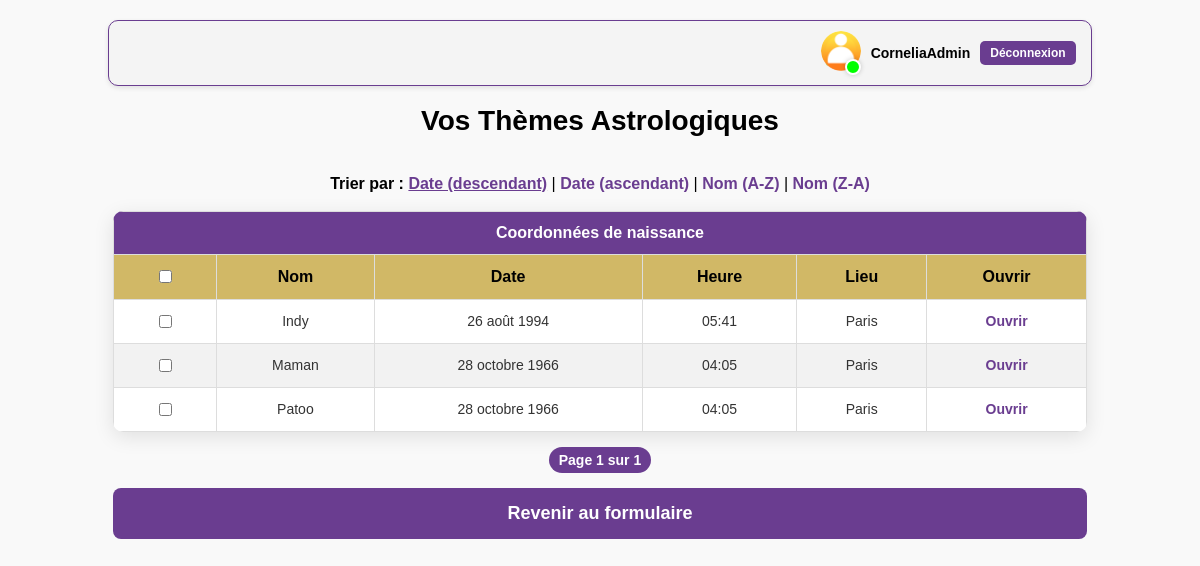
The app's page /themes/ (signed in), older data.
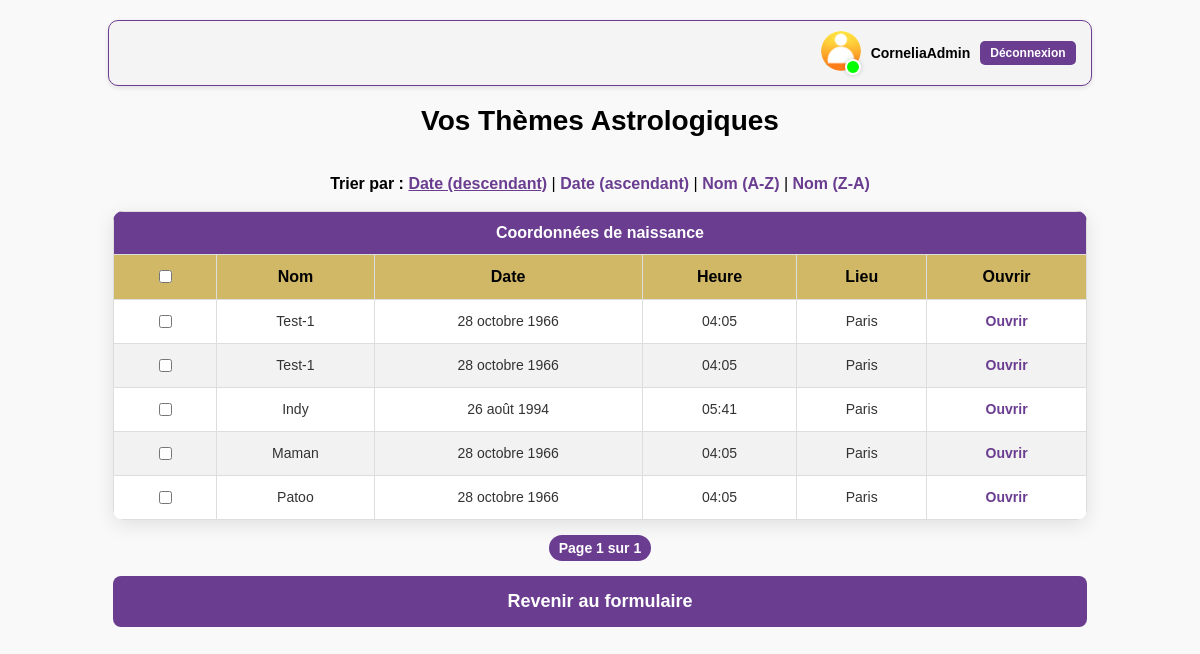
The same page, newer data.
### astroapp/models.py (models this page shows, shortened)
class CustomUser(AbstractUser):
    email = models.EmailField(unique=True)  # Assure l'unicité de l'email

class ThemeAstrologique(models.Model):
    utilisateur = models.ForeignKey(CustomUser, on_delete=models.CASCADE)
    name = models.CharField(max_length=255)
    birthdate = models.DateField()
    birthtime = models.TimeField()
    country_of_birth = models.CharField(max_length=255)
    city_of_birth = models.CharField(max_length=255)
    date_de_creation = models.DateTimeField(auto_now_add=True)

### astroapp/views.py (the view)
# urls.py: path('themes/', views.liste_themes, name='liste_themes'),
@login_required
def liste_themes(request):
    sort = request.GET.get('sort', '-date_de_creation')
    allowed_sorts = ['name', 'date_de_creation', '-date_de_creation', '-name']
    if sort not in allowed_sorts:
        sort = '-date_de_creation'  # Revenir au tri par défaut si le paramètre est invalide
    themes = ThemeAstrologique.objects.filter(utilisateur=request.user).order_by(sort)
    paginator = Paginator(themes, 10)  # 10 thèmes par page
    page_number = request.GET.get('page')  # Récupérer le numéro de page dans l'URL
    page_obj = paginator.get_page(page_number)  # Obtenir la page correspondante
    return render(request, 'liste_themes.html', {
        'page_obj': page_obj,  # Objets de la page actuelle
        'current_sort': sort,  # Critère de tri actuel
    })

### astroapp/templates/liste_themes.html (shortened to what this page needs)
{% load static %}
<!DOCTYPE html>
<html lang="fr">
<head>
</head>
<body>
<div class="auth-user">
    {% if user.is_authenticated %}
        <div class="auth-logged-in">
            <div style="position: relative; display: inline-block;">
                <img src="{% static 'images/user-icons/user-icon-orange.png' %}" alt="Icône utilisateur" class="user-icon">
                <div class="status-indicator"></div>
            </div>
            <span class="user-name">{{ user.username }}</span>
            <a href="{% url 'deconnexion' %}" class="logout-btn">Déconnexion</a>
        </div>
    {% else %}
        <div class="auth-links">
            <a href="{% url 'connexion' %}" class="auth-btn">Connexion</a>
            <a href="{% url 'inscription' %}" class="auth-btn">S'inscrire</a>
        </div>
    {% endif %}
</div>
    <h1>Vos Thèmes Astrologiques</h1>
<br>
<div class="div-tri">
<div class="tri-options">
    <strong>Trier par :</strong>
    <a href="?sort=-date_de_creation" {% if current_sort == '-date_de_creation' %}class="active"{% endif %}>Date (descendant)</a> |
    <a href="?sort=date_de_creation" {% if current_sort == 'date_de_creation' %}class="active"{% endif %}>Date (ascendant)</a> |
    <a href="?sort=name" {% if current_sort == 'name' %}class="active"{% endif %}>Nom (A-Z)</a> |
    <a href="?sort=-name" {% if current_sort == '-name' %}class="active"{% endif %}>Nom (Z-A)</a>
</div>
</div>
<br>
<div>
<table>
    <tr>
        <th colspan="6">Coordonnées de naissance</th>
    </tr>
    <tr>
        <th class="div-birth-details">
            <input type="checkbox" id="selectAll" />
        </th>
        <th class="div-birth-details">Nom</th>
        <th class="div-birth-details">Date</th>
        <th class="div-birth-details">Heure</th>
        <th class="div-birth-details">Lieu</th>
        <th class="div-birth-details">Ouvrir</th>
    </tr>
    {% for theme in page_obj %}
    <tr>
        <td>
           <input type="checkbox" class="theme-checkbox" data-id="{{ theme.id }}" />
        </td>
        <td>{{ theme.name }}</td>
        <td>{{ theme.birthdate }}</td>
        <td>{{ theme.birthtime }}</td>
        <td>{{ theme.city_of_birth }}</td>
        <td>
            <a href="{% url 'ouvrir_theme' theme.id %}">Ouvrir</a>
        </td>
    </tr>
    {% empty %}
    <tr>
        <td colspan="6">Aucun thème trouvé.</td>
    </tr>
    {% endfor %}
</table>
</div>
<div class="pagination">
    <span class="step-links">
        <span class="current">
            Page {{ page_obj.number }} sur {{ page_obj.paginator.num_pages }}
        </span>
    </span>
</div>
<div>
<a href="{% url 'birth_data' %}" class="btn-retour-formulaire">Revenir au formulaire</a>
</div>
</body>
</html>

### astroapp/templates/liste_themes.html (style rules this page uses)
.auth-user { display: flex; align-items: center; justify-content: flex-end; gap: 10px; padding: 10px 15px; background-color: #f4f4f4; border:#6A3D90 1px solid; border-radius: 10px; box-shadow: 0 2px 5px rgba(0, 0, 0, 0.1); width: 82%; margin: 0 auto; }
.auth-logged-in { display: flex; align-items: center; gap: 10px; }
.user-icon { width: 40px; height: 40px; border-radius: 50%; object-fit: cover; }
.status-indicator { position: absolute; bottom: 0; right: 0; width: 12px; height: 12px; background-color: #00ff00; border: 2px solid white; border-radius: 50%; box-shadow: 0 0 5px rgba(0, 0, 0, 0.2); }
.user-name { font-weight: bold; font-size: 14px; color: #000; }
.logout-btn { background-color: #6A3D90; color: white; padding: 5px 10px; border-radius: 5px; text-decoration: none; font-size: 12px; transition: background-color 0.3s ease; }
body { font-family: 'Arial', sans-serif; margin: 0; padding: 20px; background-color: #f9f9f9; }
h1 { text-align: center; color: #000; font-size: 28px; margin-bottom: 20px; }
table { width: 84%; margin: 0 auto; border-collapse: collapse; background-color: #fff; border-radius: 10px; overflow: hidden; box-shadow: 0 5px 20px rgba(0, 0, 0, 0.1); }
.div-birth-details { background:#D1B866; color: #000; }
th, td { padding: 12px 15px; text-align: center; border: 1px solid #ddd; }
th { background-color: #6A3D90; color: white; font-size: 16px; font-weight: bold; }
tr:nth-child(even) { background-color: #f2f2f2; }
td { font-size: 14px; color: #333; }
a { color: #6A3D90; font-weight: bold; text-decoration: none; transition: color 0.3s ease, transform 0.2s ease; }
.btn-retour-formulaire { display: block; width: 84%; margin: 20px auto; padding: 15px 0; background-color: #6A3D90; color: white; text-align: center; text-decoration: none; font-weight: bold; border-radius: 8px; font-size: 18px; transition: background-color 0.3s ease, transform 0.2s ease; }
.div-tri { text-align:center; }
.tri-options a.active { font-weight: bold; text-decoration: underline; text-align:center; }
.pagination { display: flex; justify-content: center; align-items: center; margin: 20px 0; font-size: 14px; }
.pagination .current { font-weight: bold; color: white; background-color: #6A3D90; border-radius: 20px; padding: 5px 10px; }
.pagination span { color: #555; font-style: normal; margin: 0 5px; }

Row changes from the older to the newer data that the page shows:
added ThemeAstrologique: name "Test-1", birthdate "28 octobre 1966", birthtime "04:05", city_of_birth "Paris"
added ThemeAstrologique: name "Test-1", birthdate "28 octobre 1966", birthtime "04:05", city_of_birth "Paris"
